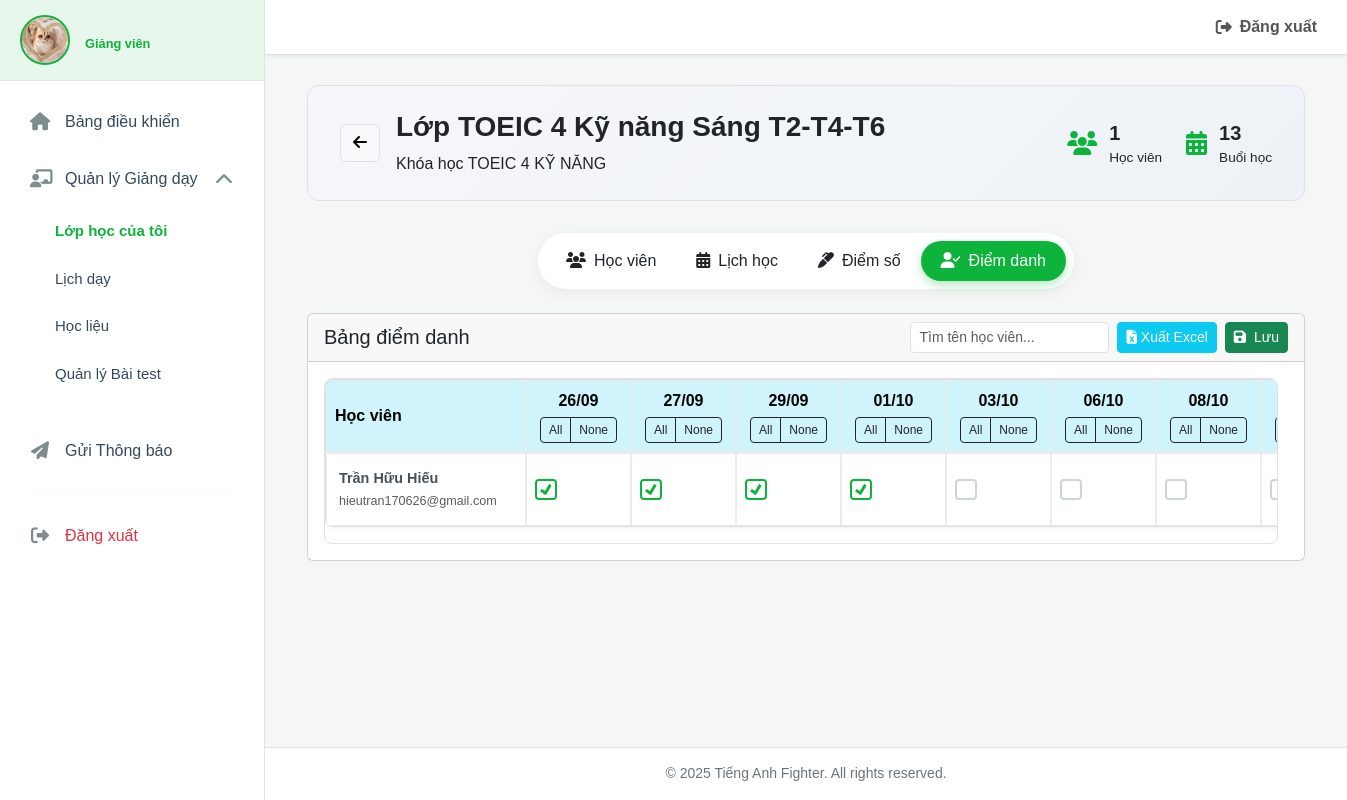
/admin/admin.php?nav=lichhoc&lop_id=TOEIC-4S-01-25&view=diemdanh (signed in), run on the app's committed database.
### tables this page shows
CREATE TABLE `lop_hoc` (
  `id_lop` varchar(50) NOT NULL,
  `id_khoahoc` int(11) NOT NULL,
  `ten_lop` varchar(100) NOT NULL,
  `id_giangvien` int(11) DEFAULT NULL COMMENT 'Giảng viên trực tiếp đứng lớp',
  `so_luong_hoc_vien` int(11) DEFAULT 0,
  `trang_thai` enum('dang hoc','da xong') DEFAULT 'dang hoc'
);

CREATE TABLE `khoahoc` (
  `id_khoahoc` int(11) NOT NULL,
  `ten_khoahoc` varchar(100) DEFAULT NULL,
  `mo_ta` text DEFAULT NULL,
  `thoi_gian` int(11) DEFAULT NULL COMMENT 'Thời lượng khóa học (tính bằng số buổi)',
  `chi_phi` int(11) DEFAULT NULL,
  `hinh_anh` varchar(255) DEFAULT NULL,
  `danh_gia_tb` decimal(3,2) DEFAULT NULL,
  `cap_do` varchar(50) DEFAULT NULL COMMENT 'Cấp độ của khóa học (Beginner, Intermediate, IELTS 5.0+,...)'
);

CREATE TABLE `lichhoc` (
  `id_lichhoc` int(11) NOT NULL,
  `id_lop` varchar(50) NOT NULL,
  `ngay_hoc` date NOT NULL,
  `gio_bat_dau` time NOT NULL,
  `gio_ket_thuc` time NOT NULL,
  `phong_hoc` varchar(100) DEFAULT NULL COMMENT 'Tên phòng học hoặc link học Online',
  `ghi_chu` text DEFAULT NULL
);

CREATE TABLE `hocvien` (
  `id_hocvien` int(11) NOT NULL,
  `ten_hocvien` varchar(100) DEFAULT NULL,
  `email` varchar(100) DEFAULT NULL,
  `so_dien_thoai` varchar(15) DEFAULT NULL,
  `mat_khau` varchar(255) DEFAULT NULL,
  `trinh_do` varchar(50) DEFAULT NULL COMMENT 'Trình độ được phân loại sau bài test',
  `verification_token` varchar(255) DEFAULT NULL COMMENT 'Mã token để xác thực email',
  `token_expiry` datetime DEFAULT NULL COMMENT 'Thời gian hết hạn của token',
  `is_verified` tinyint(1) NOT NULL DEFAULT 0 COMMENT '0: Chưa xác thực, 1: Đã xác thực',
  `is_admin` tinyint(1) DEFAULT 0,
  `hinh_anh` varchar(255) DEFAULT NULL
);

### admin/modules/lichhoc/diemdanh/diemdanh.php (the view, shortened to what this page needs)
<?php
$lichHocResult = $conn->query("SELECT id_lichhoc, ngay_hoc FROM lichhoc WHERE id_lop = '$lop_id' ORDER BY ngay_hoc ASC");
$lichHoc = $lichHocResult->fetch_all(MYSQLI_ASSOC);
$hocVienResult = $conn->query("SELECT hv.id_hocvien, hv.ten_hocvien, hv.email FROM hocvien hv JOIN dangkykhoahoc dk ON hv.id_hocvien = dk.id_hocvien WHERE dk.id_lop = '$lop_id'");
$hocVien = $hocVienResult->fetch_all(MYSQLI_ASSOC);
?>
<div class="card animated-card">
    <div class="card-header">
        <div class="d-flex justify-content-between align-items-center flex-wrap gap-2">
            <h5 class="mb-0">Bảng điểm danh</h5>
            <div class="d-flex align-items-center gap-2">
                <input type="text" id="student-search-input" class="form-control form-control-sm" placeholder="Tìm tên học viên...">
                <a href="modules/lichhoc/diemdanh/export_attendance.php?lop_id=<?php echo htmlspecialchars($lop_id); ?>" class="btn btn-sm btn-info text-white text-nowrap"><i class="fa-solid fa-file-excel"></i> Xuất Excel</a>
                <button type="submit" form="attendanceForm" class="btn btn-sm btn-success text-nowrap"><i class="fa-solid fa-save me-2"></i>Lưu</button>
            </div>
        </div>
    </div>
    <div class="card-body card-sub-diemdanh">
        <?php if (count($lichHoc) > 0 && count($hocVien) > 0): ?>
            <form id="attendanceForm">
                <div class="attendance-table-wrapper">
                    <table class="table table-bordered table-hover attendance-table" id="attendance-table">
                        <thead class="table-info">
                            <tr>
                                <th class="text-start">Học viên</th>
                                <?php foreach ($lichHoc as $lich): ?>
                                    <th>
                                        <?php echo date("d/m", strtotime($lich['ngay_hoc'])); ?>
                                        <div class="mt-1 btn-group btn-group-sm check-all-group">
                                            <button type="button" class="btn btn-outline-dark" title="Check All" onclick="toggleColumn(<?php echo $lich['id_lichhoc']; ?>, true)">All</button>
                                            <button type="button" class="btn btn-outline-dark" title="Uncheck All" onclick="toggleColumn(<?php echo $lich['id_lichhoc']; ?>, false)">None</button>
                                        </div>
                                    </th>
                                <?php endforeach; ?>
                            </tr>
                        </thead>
                        <tbody>
                            <?php foreach ($hocVien as $hv): ?>
                                <tr class="student-row">
                                    <td class="text-start student-name sticky-col"><strong><?php echo htmlspecialchars($hv['ten_hocvien']); ?></strong>
                                        <br>
                                        <small class="text-muted"> <?php echo htmlspecialchars($hv['email']); ?>
                                        </small>
                                    </td>
                                    <?php foreach ($lichHoc as $lich):
                                        $checkbox_id = "check-{$hv['id_hocvien']}-{$lich['id_lichhoc']}";
                                    ?>
                                        <td class="attendance-check-cell">
                                            <label for="<?php echo $checkbox_id; ?>" class="attendance-check"></label>
                                        </td>
                                    <?php endforeach; ?>
                                </tr>
                            <?php endforeach; ?>
                        </tbody>
                    </table>
                </div>
            </form>
        <?php else: ?>
            <div class="alert alert-light text-center">Lớp học này chưa có lịch học hoặc chưa có học viên.</div>
        <?php endif; ?>
    </div>
</div>

### admin/modules/lichhoc/lichhoc.php (shortened to what this page needs)
<?php
$lop_id = $_GET['lop_id'] ?? null;
$view = $_GET['view'] ?? 'students';
$is_teacher = isset($_SESSION['is_teacher']) && $_SESSION['is_teacher'] === true;
$back_link = $is_teacher ? './admin.php?nav=teacher_classes' : './admin.php?nav=lichhoc';
$class_info = null;
$student_count = 0;
$schedule_count = 0;
if ($lop_id) {
    $stmt_info = $conn->prepare("
        SELECT
            lh.ten_lop,
            kh.ten_khoahoc,
            (SELECT COUNT(*) FROM dangkykhoahoc WHERE id_lop = ?) as student_count,
            (SELECT COUNT(*) FROM lichhoc WHERE id_lop = ?) as schedule_count
        FROM lop_hoc lh
        JOIN khoahoc kh ON lh.id_khoahoc = kh.id_khoahoc
        WHERE lh.id_lop = ?
    ");
    $stmt_info->bind_param('sss', $lop_id, $lop_id, $lop_id);
    $stmt_info->execute();
    $class_info = $stmt_info->get_result()->fetch_assoc();
    $student_count = $class_info['student_count'];
    $schedule_count = $class_info['schedule_count'];
}
?>
<div class="container-fluid">
    <?php if ($lop_id && $class_info): ?>
        <div class="class-management-header animated-card">
            <div class="d-flex justify-content-between align-items-center flex-wrap gap-3">
                <div class="d-flex align-items-center gap-3 class-title-section">
                    <a href="<?php echo $back_link; ?>" class="btn btn-light border" title="Quay lại">
                        <i class="fa-solid fa-arrow-left"></i>
                    </a>
                    <div>
                        <h1><?php echo htmlspecialchars($class_info['ten_lop']); ?></h1>
                        <p><?php echo htmlspecialchars($class_info['ten_khoahoc']); ?></p>
                    </div>
                </div>
                <div class="class-stats">
                    <div class="stat-item">
                        <i class="fa-solid fa-users icon"></i>
                        <div>
                            <div class="value"><?php echo $student_count; ?></div>
                            <div class="label">Học viên</div>
                        </div>
                    </div>
                    <div class="stat-item">
                        <i class="fa-solid fa-calendar-alt icon"></i>
                        <div>
                            <div class="value"><?php echo $schedule_count; ?></div>
                            <div class="label">Buổi học</div>
                        </div>
                    </div>
                </div>
            </div>
        </div>
        <div class="text-center mb-4 animated-card" style="animation-delay: 100ms;">
            <ul class="nav nav-pills management-nav-tabs" id="managementTabs">
                <li class="nav-item"><a class="nav-link <?php echo ($view == 'students') ? 'active' : ''; ?>" href="./admin.php?nav=lichhoc&lop_id=<?php echo $lop_id; ?>&view=students"><i class="fa-solid fa-users me-2"></i>Học viên</a></li>
                <li class="nav-item"><a class="nav-link <?php echo ($view == 'schedule') ? 'active' : ''; ?>" href="./admin.php?nav=lichhoc&lop_id=<?php echo $lop_id; ?>&view=schedule"><i class="fa-solid fa-calendar-days me-2"></i>Lịch học</a></li>
                <li class="nav-item"><a class="nav-link <?php echo ($view == 'grades') ? 'active' : ''; ?>" href="./admin.php?nav=lichhoc&lop_id=<?php echo $lop_id; ?>&view=grades"><i class="fa-solid fa-marker me-2"></i>Điểm số</a></li>
                <li class="nav-item"><a class="nav-link <?php echo ($view == 'diemdanh') ? 'active' : ''; ?>" href="./admin.php?nav=lichhoc&lop_id=<?php echo $lop_id; ?>&view=diemdanh"><i class="fa-solid fa-user-check me-2"></i>Điểm danh</a></li>
            </ul>
        </div>
        <?php
        if ($view === 'students') {
            include(__DIR__ . '/hocvienlop/view_students.php');
        } elseif ($view === 'schedule') {
            include(__DIR__ . '/lichhoclop/view_schedule.php');
        } elseif ($view === 'grades') {
            include(__DIR__ . '/diemso/view_grades.php');
        } elseif ($view === 'diemdanh') {
            include(__DIR__ . '/diemdanh/diemdanh.php');
        }
        ?>
    <?php else: ?>
        <?php include(__DIR__ . '/lophoc/view_classes.php'); ?>
    <?php endif; ?>
</div>

### admin/css/admin.css (style rules this page uses)
:root { --brand-color: #0db33b; --brand-color-dark: #0a8a2c; --brand-color-light: #e7f7ec; --sidebar-bg: #ffffff; --sidebar-header-bg: #f8f9fa; --sidebar-text: #34495e; --sidebar-text-hover: #ffffff; --sidebar-icon-color: #7f8c8d; --sidebar-active-bg: var(--brand-color); --sidebar-hover-bg: #f1f1f1; --content-bg: #f4f7f6; --white-bg: #ffffff; --border-color: #dee2e6; --shadow: 0 4px 15px rgba(0, 0, 0, 0.07); }
body { margin: 0; font-family: Arial, sans-serif; background-color: var(--content-bg); }
a { text-decoration: none !important; }
.animated-card, .animated-row { opacity: 0; animation: fadeInUp 0.5s ease-out forwards; }
.table { border-collapse: separate; border-spacing: 0; background-color: var(--white-bg); border-radius: 8px; overflow: hidden; box-shadow: 0 2px 8px rgba(0, 0, 0, 0.05); }
.table tbody tr { transition: all 0.3s ease; border-bottom: 1px solid #f0f0f0; }
.table tbody tr:last-child { border-bottom: none; }
.table tbody td { padding: 0.875rem 0.75rem; vertical-align: middle; color: #495057; font-size: 0.9rem; }
.table-bordered { border: 1px solid #e0e0e0; }
.table-bordered th, .table-bordered td { border: 1px solid #e9ecef; }
.table-bordered thead th { border-bottom-width: 2px; }
.table thead.table-info { background: linear-gradient(135deg, #0dcaf0 0%, #087990 100%); }

### admin/modules/lichhoc/lichhoc.php (style rules this page uses)
.class-management-header { background: linear-gradient(135deg, #f5f7fa, #eef2f7); padding: 1.5rem 2rem; border-radius: 12px; margin-bottom: 2rem; border: 1px solid var(--border-color); }
.class-title-section a { flex-shrink: 0; }
.class-title-section h1 { font-size: 1.75rem; font-weight: 700; color: var(--dark-text); }
.class-title-section p { color: var(--gray-text); margin-bottom: 0; }
.class-stats { display: flex; gap: 1.5rem; align-items: center; }
.stat-item { display: flex; align-items: center; gap: 0.75rem; }
.stat-item .icon { font-size: 1.5rem; color: var(--brand-color); }
.stat-item .value { font-size: 1.25rem; font-weight: 600; }
.stat-item .label { font-size: 0.85rem; color: var(--gray-text); }
.management-nav-tabs { background-color: #fff; border-radius: 50px; padding: 0.5rem; box-shadow: 0 4px 15px rgba(0, 0, 0, 0.05); display: inline-flex; }
.management-nav-tabs .nav-link { color: var(--gray-text); font-weight: 500; border-radius: 50px; padding: 0.5rem 1.25rem; border: none; transition: all 0.3s ease; }
.management-nav-tabs .nav-link.active { background-color: var(--brand-color); color: #fff; box-shadow: 0 4px 10px rgba(13, 179, 59, 0.3); }

### admin/modules/lichhoc/diemdanh/diemdanh.php (style rules this page uses)
.attendance-table-wrapper { overflow-x: auto; max-height: 75vh; border: 1px solid var(--border-color); border-radius: 8px; }
.attendance-table th, .attendance-table td { vertical-align: middle; text-align: center; min-width: 105px; }
.attendance-table th:first-child, .attendance-table td:first-child { min-width: 200px; text-align: left; }
.sticky-col { position: -webkit-sticky; position: sticky; left: 0; z-index: 2; background-color: #fff; }
.check-all-group .btn { font-size: 0.75rem; padding: 0.2rem 0.5rem; }
.attendance-check-cell { padding: 0.5rem !important; }
.attendance-check { display: grid; place-content: center; width: 1.5em; height: 1.5em; border-radius: 4px; border: 2px solid #ced4da; cursor: pointer; transition: all 0.2s ease; }
.attendance-check::before { content: ""; width: 0.8em; height: 0.8em; transform: scale(0); transition: transform 0.2s ease; box-shadow: inset 1em 1em var(--brand-color); clip-path: polygon(14% 44%, 0 65%, 50% 100%, 100% 16%, 80% 0%, 43% 62%); }
input[type="checkbox"]:checked+.attendance-check { border-color: var(--brand-color); }
input[type="checkbox"]:checked+.attendance-check::before { transform: scale(1); }
@media (min-width: 1200px) { .card-sub-diemdanh { max-width: 986px; } }

### data on the page
lop_hoc: ten_lop "Lớp TOEIC 4 Kỹ năng Sáng T2-T4-T6", id_khoahoc.ten_khoahoc "Khóa học TOEIC 4 KỸ NĂNG"
lichhoc: ngay_hoc "26/09"
lichhoc: ngay_hoc "27/09"
lichhoc: ngay_hoc "29/09"
lichhoc: ngay_hoc "01/10"
lichhoc: ngay_hoc "03/10"
lichhoc: ngay_hoc "06/10"
lichhoc: ngay_hoc "08/10"
hocvien: ten_hocvien "Trần Hữu Hiếu", email "hieutran170626@gmail.com"

### other printed values
$student_count "1"
$schedule_count "13"
